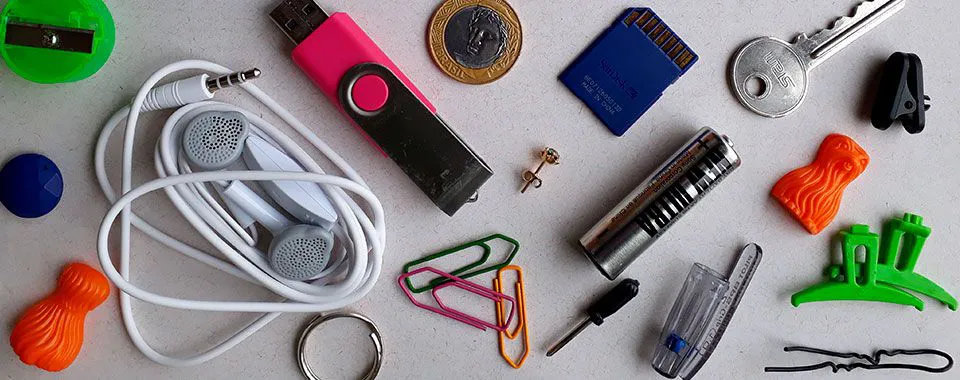
#> input picture rsc/objetos.png, 960 x 380 px, found by its file name
$ python questao-2.py
#> lines starting #> are read from the running program, lines starting #| are printed output that depends on the picture; after the words box and inside, x2 and y2 are one past the last pixel; in counts of white or black regions, pixels touching at a corner belong together
import sys
import numpy as np
import cv2 as cv
from matplotlib import pyplot as plt

caminho_imagem = 'rsc/objetos.png'

if len(sys.argv) >= 2:
    caminho_imagem = sys.argv[1]

img = cv.imread(caminho_imagem, 0)
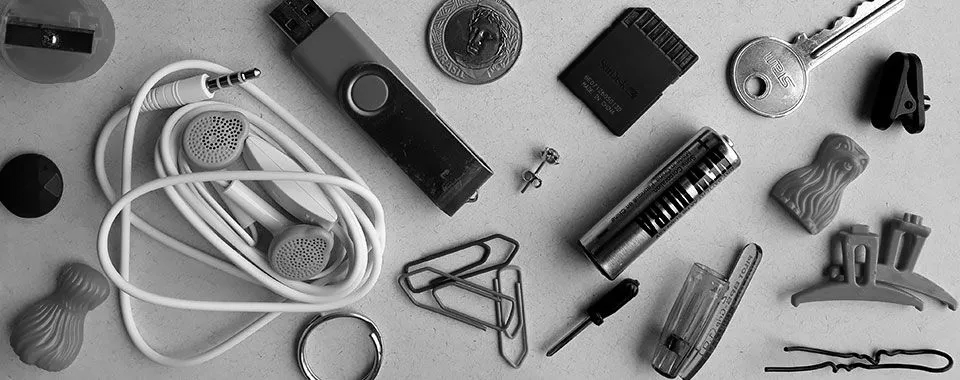
#> img: shape (380, 960); min 0, max 255, mean 135.7

imagem_filtro_sigma = cv.bilateralFilter(img, 1, 100, 100)

laplacian = cv.Laplacian(imagem_filtro_sigma, cv.CV_64F, ksize=5)
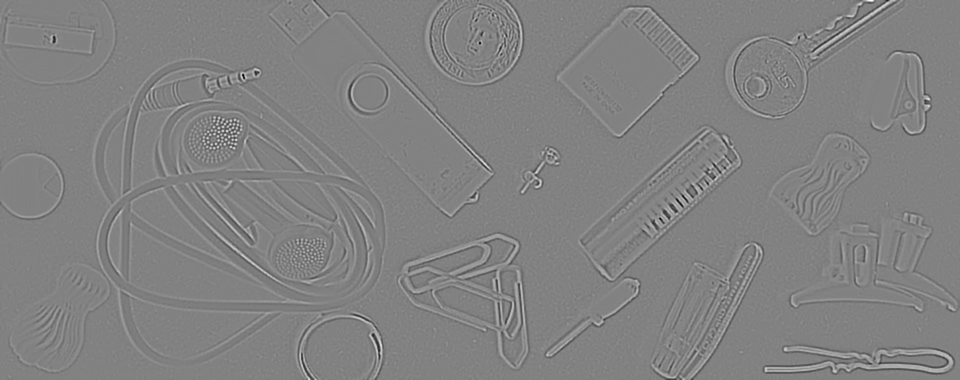
#> laplacian: shape (380, 960) float64; min -8144, max 7824, mean -0.1; drawn with min black and max white
sobelx = cv.Sobel(imagem_filtro_sigma, cv.CV_64F, 1, 0, ksize=5)
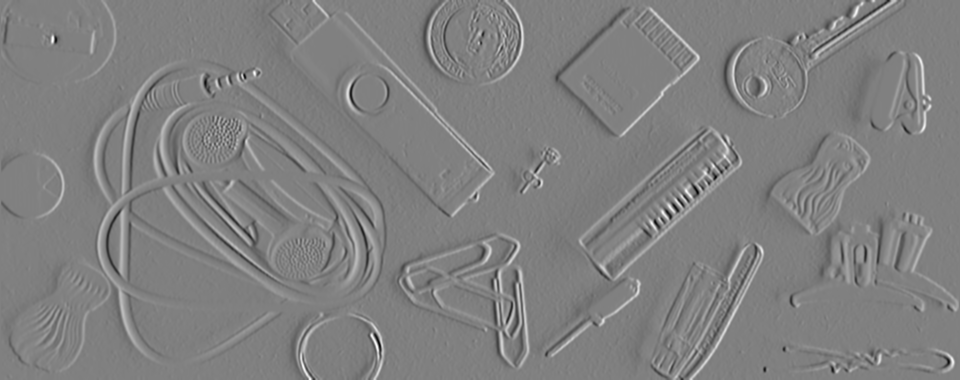
#> sobelx: shape (380, 960) float64; min -9710, max 9568, mean 12; drawn with min black and max white
sobely = cv.Sobel(imagem_filtro_sigma, cv.CV_64F, 0, 1, ksize=5)
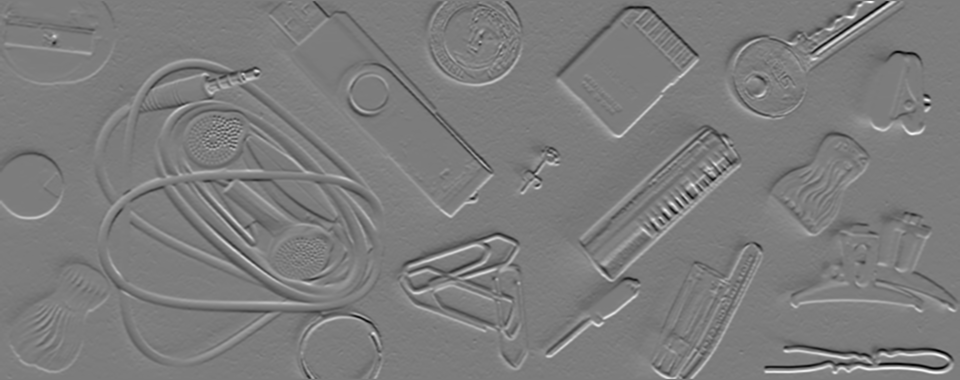
#> sobely: shape (380, 960) float64; min -9292, max 9702, mean 2.1; drawn with min black and max white

plt.subplot(3, 2, 1), plt.imshow(imagem_filtro_sigma, cmap='gray')
plt.title('Original'), plt.xticks([]), plt.yticks([])

plt.subplot(3, 2, 2), plt.imshow(laplacian, cmap='gray')
plt.title('Laplacian'), plt.xticks([]), plt.yticks([])

plt.subplot(3, 2, 3), plt.imshow(sobelx, cmap='gray')
plt.title('Sobel X'), plt.xticks([]), plt.yticks([])

plt.subplot(3, 2, 4), plt.imshow(sobely, cmap='gray')
plt.title('Sobel Y'), plt.xticks([]), plt.yticks([])

combinacao = sobely + sobelx + laplacian
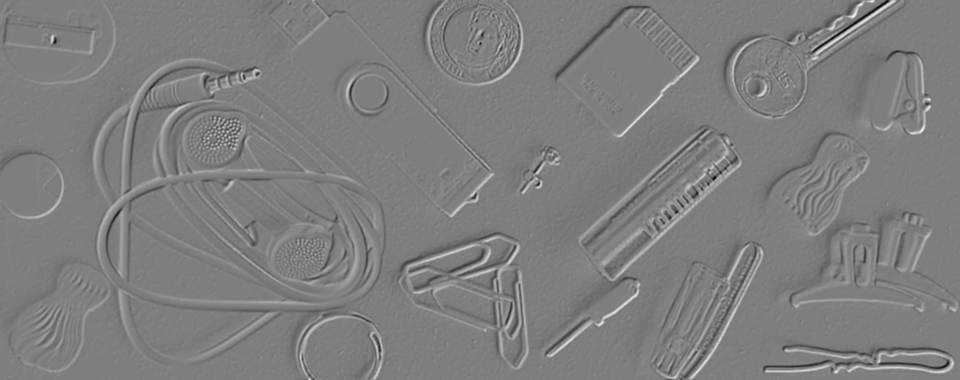
#> combinacao: shape (380, 960) float64; min -16140, max 16352, mean 14; drawn with min black and max white

for i in range(len(combinacao)):
    for j in range(len(combinacao[i])):
        if combinacao[i][j] < 0:
            combinacao[i][j] = 0
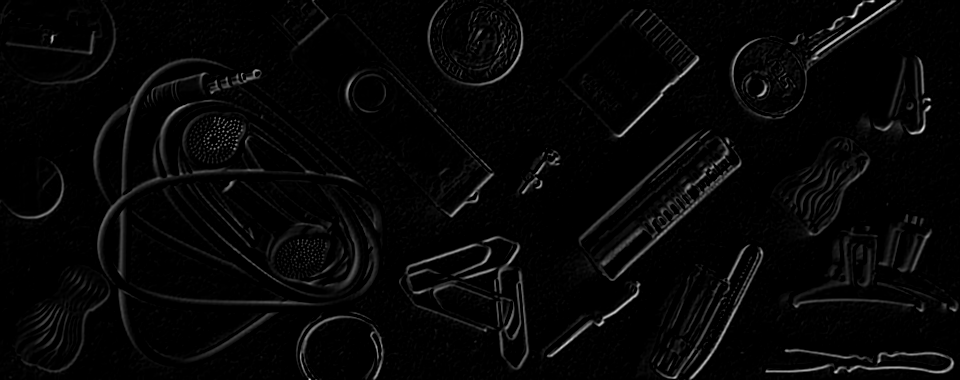
#> combinacao: shape (380, 960) float64; min 0, max 16352, mean 412.4; drawn with min black and max white

media = np.average(combinacao)
#> media = 412.4

for i in range(len(combinacao)):
    for j in range(len(combinacao[i])):
        if combinacao[i][j] > media * 1.9:
            combinacao[i][j] = 1
        else:
            combinacao[i][j] = 0
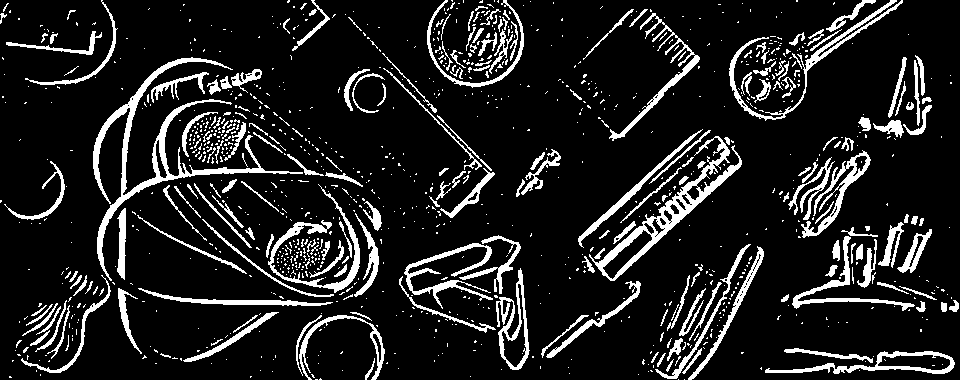
#> combinacao: shape (380, 960) float64; values 0 (black) and 1 (white), 12.7% white; 1120 white regions (915 under 20 px), largest, box (x1, y1, x2, y2) and area: (93, 57, 303, 281) 3895, (589, 136, 742, 281) 2710, (729, 0, 903, 121) 1482

plt.subplot(3, 2, 5)
plt.imshow(combinacao, cmap='gray')
plt.title('Combinação'), plt.xticks([]), plt.yticks([])

plt.show()

$ run again, with rsc/agua.png copied over rsc/objetos.png
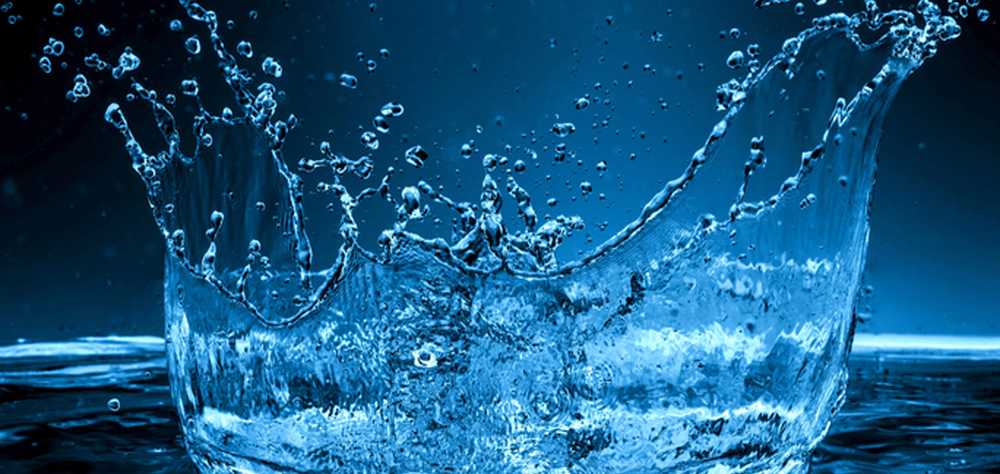
#> input picture rsc/agua.png, 1000 x 474 px, shrunk from 1900 x 900 before the run, found by its file name
#> after the loop `for i in range(len(combinacao)):`:
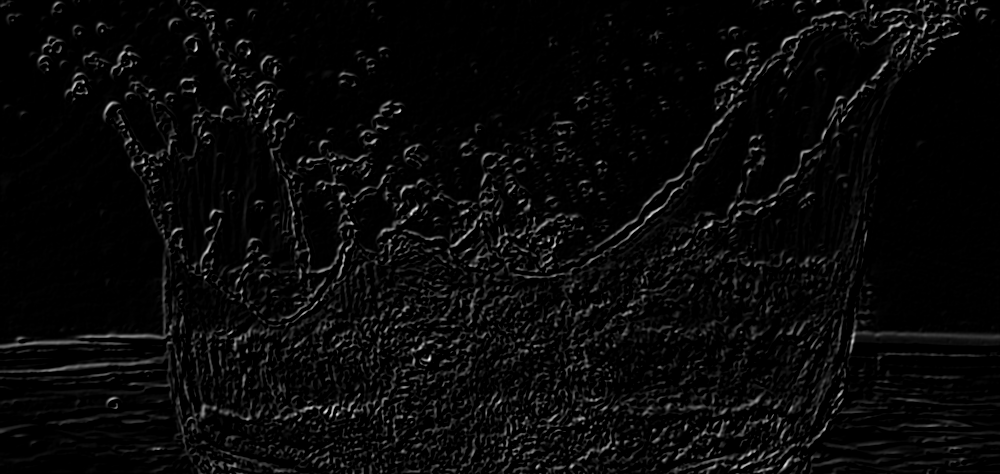
#> combinacao: shape (474, 1000) float64; min 0, max 14000, mean 499.9; drawn with min black and max white
#> media = 499.9
#> after the loop `for i in range(len(combinacao)):`:
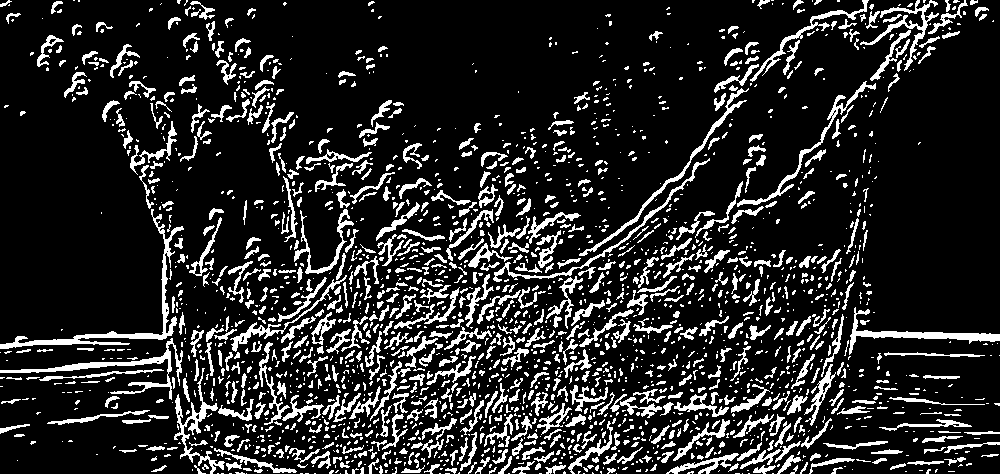
#> combinacao: shape (474, 1000) float64; values 0 (black) and 1 (white), 15.8% white; 2229 white regions (1454 under 20 px), largest, box (x1, y1, x2, y2) and area: (0, 209, 184, 349) 1773, (0, 338, 183, 400) 1334, (849, 307, 1000, 355) 1176

$ run again, with rsc/aussies.png copied over rsc/objetos.png
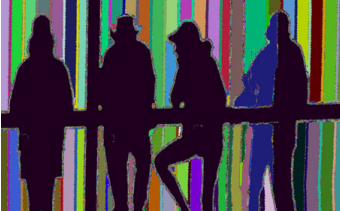
#> input picture rsc/aussies.png, 340 x 211 px, found by its file name
#> after the loop `for i in range(len(combinacao)):`:
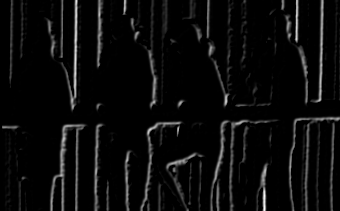
#> combinacao: shape (211, 340) float64; min 0, max 8858, mean 402.9; drawn with min black and max white
#> media = 402.9
#> after the loop `for i in range(len(combinacao)):`:
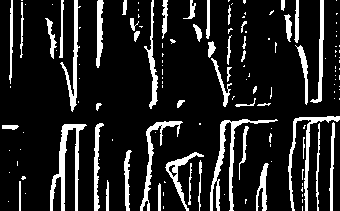
#> combinacao: shape (211, 340) float64; values 0 (black) and 1 (white), 14.2% white; 140 white regions (90 under 20 px), largest, box (x1, y1, x2, y2) and area: (210, 119, 278, 211) 964, (50, 124, 87, 211) 958, (288, 116, 340, 211) 765

$ run again, with rsc/balao.png copied over rsc/objetos.png
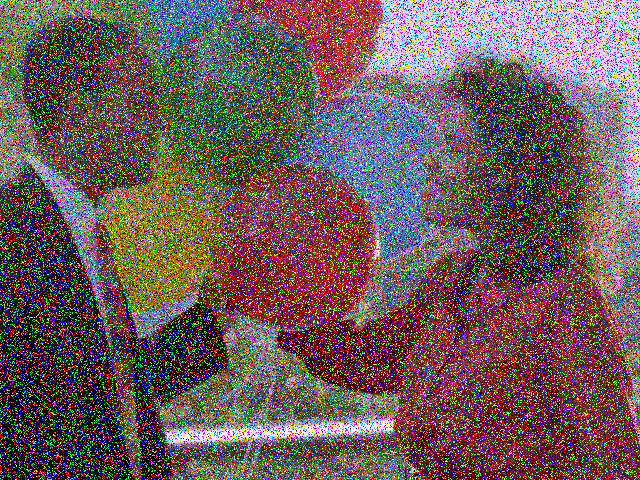
#> input picture rsc/balao.png, 640 x 480 px, found by its file name
#> media = 757.4
#> after the loop `for i in range(len(combinacao)):`:
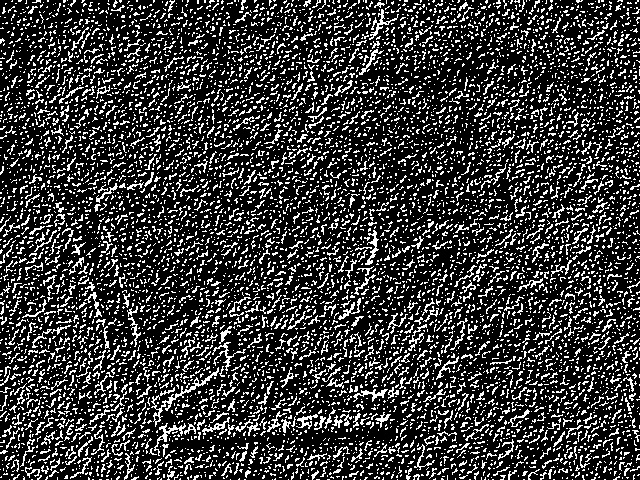
#> combinacao: shape (480, 640) float64; values 0 (black) and 1 (white), 22.1% white in thin lines or dots
